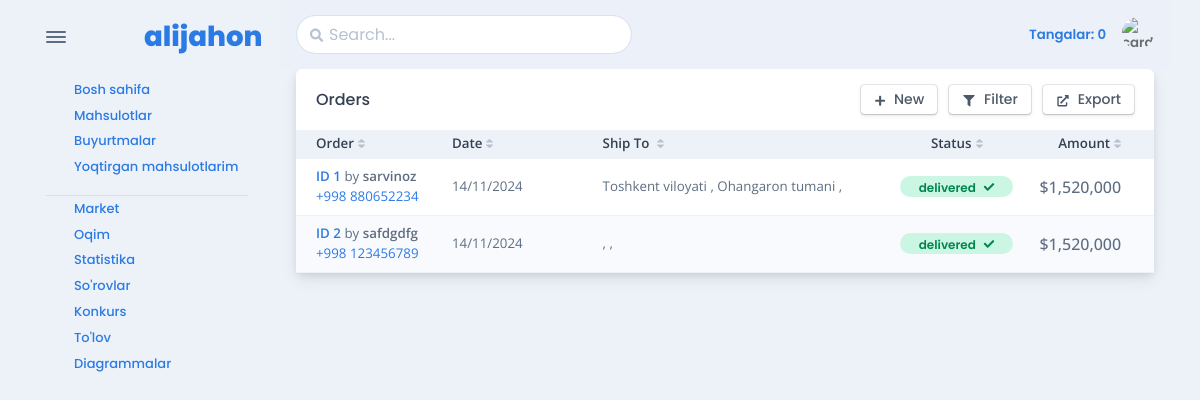
Page /order/list (signed in) on the committed database.
### apps/models.py (models this page shows, shortened)
class DateTimeBaseModel(Model):
    create_at = DateTimeField(auto_now_add=True)
    update_at = DateTimeField(auto_now=True)
    class Meta:
        abstract = True

class Order(DateTimeBaseModel):
    class StatusType(TextChoices):
        NEW = 'new' , 'New'
        READY_TO_START = 'ready to start' , 'Ready to start'
        DELIVERING = 'delivering' , 'Delivering'
        DELIVERED = 'delivered' , 'Delivered'
        CANCEl_CALL = 'cencel call' , 'Cancel call'
        CANCELED = 'canceled' , 'Canceled'
        ARCHIVED = 'archived' , 'Archived'
        HOLD = 'hold' , 'Hold'
    comment_operator = TextField()
    send_order_date = DateTimeField(null=True , blank=True)
    quantity = PositiveIntegerField(default=1)
    product = ForeignKey('apps.Product' , CASCADE , to_field='slug',  related_name='orders')
    user = ForeignKey('apps.User' , CASCADE , related_name='orders')
    status = CharField(max_length=50 , choices=StatusType , default=StatusType.NEW)
    thread = ForeignKey('apps.Thread' , SET_NULL , null=True , blank=True , related_name='orders')
    phone_number = CharField(max_length=25)
    name = CharField(max_length=50)
    all_amount = DecimalField(max_digits=9 , decimal_places=2)
    district = ForeignKey('apps.District' , SET_NULL , null=True , blank=True , related_name='orders')
    address = CharField(max_length=255)

class District(Model):
    name = CharField(max_length=255)
    region = ForeignKey('apps.Region' , CASCADE,  related_name='district')

class Region(Model):
    name = CharField(max_length=50)

### apps/views/order.py (the view)
# urls.py: path('order/list' , OrderListView.as_view() , name='order-list'),
class OrderListView(ListView):
    queryset = Order.objects.select_related('district').all()
    template_name = 'apps/order/order-list.html'
    context_object_name = 'orders'
    def get_queryset(self):
        query = super().get_queryset()
        query = query.filter(user=self.request.user).all()
        return query

### templates/apps/order/order-list.html (shortened to what this page needs)
{% extends 'apps/base_include/base.html' %}
{% load humanize %}
{% block main %}
    <div class="card mb-3" id="ordersTable"
         data-list="{&quot;valueNames&quot;:[&quot;order&quot;,&quot;date&quot;,&quot;address&quot;,&quot;status&quot;,&quot;amount&quot;],&quot;page&quot;:10,&quot;pagination&quot;:true}">
        <div class="card-header">
            <div class="row flex-between-center">
                <div class="col-4 col-sm-auto d-flex align-items-center pe-0">
                    <h5 class="fs-0 mb-0 text-nowrap py-2 py-xl-0">Orders</h5>
                </div>
                <div class="col-8 col-sm-auto ms-auto text-end ps-0">
                    <div id="orders-actions">
                        <button class="btn btn-falcon-default btn-sm" type="button">
                            <span
                                class="d-none d-sm-inline-block ms-1">New</span></button>
                        <button class="btn btn-falcon-default btn-sm mx-2" type="button">
                            <span
                                class="d-none d-sm-inline-block ms-1">Filter</span></button>
                        <button class="btn btn-falcon-default btn-sm" type="button">
                            <span
                                class="d-none d-sm-inline-block ms-1">Export</span></button>
                    </div>
                </div>
            </div>
        </div>
        <div class="card-body p-0">
            <div class="table-responsive scrollbar">
                <table class="table table-sm table-striped fs--1 mb-0 overflow-hidden">
                    <thead class="bg-200 text-900">
                    <tr>
                        <th class="sort pe-1 align-middle white-space-nowrap" data-sort="order">Order</th>
                        <th class="sort pe-1 align-middle white-space-nowrap pe-7" data-sort="date">Date</th>
                        <th class="sort pe-1 align-middle white-space-nowrap" data-sort="address"
                            style="min-width: 12.5rem;">Ship To
                        </th>
                        <th class="sort pe-1 align-middle white-space-nowrap text-center" data-sort="status">Status</th>
                        <th class="sort pe-1 align-middle white-space-nowrap text-end" data-sort="amount">Amount</th>
                        <th class="no-sort"></th>
                    </tr>
                    </thead>
                    <tbody class="list" id="table-orders-body">
                    {% for order in orders %}
                        <tr class="btn-reveal-trigger">
                            <td class="order py-2 align-middle white-space-nowrap"><a href="/product-order-detail">
                                <strong>ID {{ order.id }}</strong></a>
                                by <strong>{{ order.name }}</strong><br><a href="#">+998 {{ order.phone_number }}</a>
                            </td>
                            <td class="date py-2 align-middle">{{ order.create_at|date:"d/m/Y" }}</td>
                            <td class="address py-2 align-middle white-space-nowrap">{{ order.district.region.name }}
                                , {{ order.district.name }} , {{ order.address }}
                            </td>
                            <td class="status py-2 align-middle text-center fs-0 white-space-nowrap"><span
                                    class="badge badge rounded-pill d-block badge-soft-success">{{ order.status }}
                                </span>
                            </td>
                            <td class="amount py-2 align-middle text-end fs-0 fw-medium">
                                ${{ order.all_amount|floatformat:0|intcomma }}</td>
                            <td class="py-2 align-middle white-space-nowrap text-end">
                            </td>
                        </tr>
                    {% endfor %}
                    </tbody>
                </table>
            </div>
        </div>
    </div>
{% endblock %}

### templates/apps/base_include/base.html (style rules this page uses)
svg:not(:root).svg-inline--fa { overflow: visible }
.svg-inline--fa { display: inline-block; font-size: inherit; height: 1em; overflow: visible; vertical-align: -.125em }
.svg-inline--fa.fa-w-14 { width: .875em }
.svg-inline--fa.fa-w-16 { width: 1em }

### rows in the picture
Order: id "1", name "sarvinoz", phone_number "880652234", create_at "14/11/2024", district.region.name "Toshkent viloyati", district.name "Ohangaron tumani", status "delivered", all_amount "1,520,000"
Order: id "2", name "safdgdfg", phone_number "123456789", create_at "14/11/2024", status "delivered", all_amount "1,520,000"
